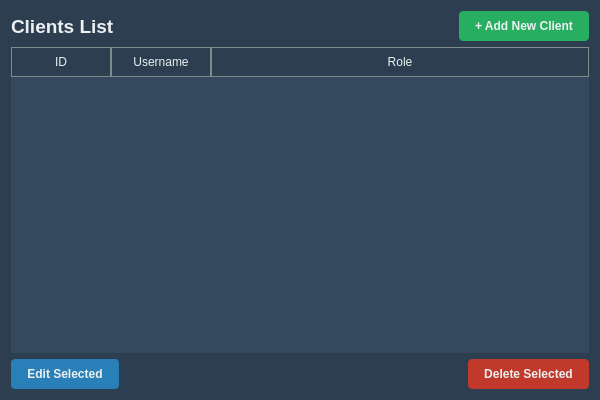
<?xml version="1.0" encoding="UTF-8"?>
<ui version="4.0">
 <class>ClientsDialog</class>
 <widget class="QDialog" name="ClientsDialog">
  <property name="geometry">
   <rect>
    <x>0</x>
    <y>0</y>
    <width>600</width>
    <height>400</height>
   </rect>
  </property>
  <property name="windowTitle">
   <string>Manage Clients</string>
  </property>
  <property name="styleSheet">
   <string notr="true">
    QWidget {
        background-color: #2c3e50;
        color: #ecf0f1;
        font-family: 'Segoe UI', sans-serif;
    }
    QTableWidget {
        background-color: #34495e;
        gridline-color: #7f8c8d;
        color: #ecf0f1;
        border: none;
        selection-background-color: #e67e22;
    }
    QHeaderView::section {
        background-color: #2c3e50;
        color: #ecf0f1;
        padding: 5px;
        border: 1px solid #7f8c8d;
    }
    QPushButton {
        background-color: #2980b9;
        border: none;
        border-radius: 4px;
        padding: 8px 16px;
        font-weight: bold;
    }
    QPushButton:hover {
        background-color: #3498db;
    }
    QPushButton#add_client_btn {
        background-color: #27ae60;
    }
    QPushButton#add_client_btn:hover {
        background-color: #2ecc71;
    }
    QPushButton#delete_client_btn {
        background-color: #c0392b;
    }
    QPushButton#delete_client_btn:hover {
        background-color: #e74c3c;
    }
   </string>
  </property>
  <layout class="QVBoxLayout" name="verticalLayout">
   <item>
    <layout class="QHBoxLayout" name="horizontalLayout">
     <item>
      <widget class="QLabel" name="label">
       <property name="font">
        <font>
         <pointsize>14</pointsize>
         <bold>true</bold>
        </font>
       </property>
       <property name="text">
        <string>Clients List</string>
       </property>
      </widget>
     </item>
     <item>
      <spacer name="horizontalSpacer">
       <property name="orientation">
        <enum>Qt::Horizontal</enum>
       </property>
       <property name="sizeHint" stdset="0">
        <size>
         <width>40</width>
         <height>20</height>
        </size>
       </property>
      </spacer>
     </item>
     <item>
      <widget class="QPushButton" name="add_client_btn">
       <property name="text">
        <string>+ Add New Client</string>
       </property>
      </widget>
     </item>
    </layout>
   </item>
   <item>
    <widget class="QTableWidget" name="clients_table">
     <property name="selectionBehavior">
      <enum>QAbstractItemView::SelectRows</enum>
     </property>
     <property name="selectionMode">
      <enum>QAbstractItemView::SingleSelection</enum>
     </property>
     <attribute name="horizontalHeaderStretchLastSection">
      <bool>true</bool>
     </attribute>
     <column>
      <property name="text">
       <string>ID</string>
      </property>
     </column>
     <column>
      <property name="text">
       <string>Username</string>
      </property>
     </column>
     <column>
      <property name="text">
       <string>Role</string>
      </property>
     </column>
    </widget>
   </item>
   <item>
    <layout class="QHBoxLayout" name="horizontalLayout_2">
     <item>
      <widget class="QPushButton" name="edit_client_btn">
       <property name="text">
        <string>Edit Selected</string>
       </property>
      </widget>
     </item>
     <item>
      <spacer name="horizontalSpacer_2">
       <property name="orientation">
        <enum>Qt::Horizontal</enum>
       </property>
       <property name="sizeHint" stdset="0">
        <size>
         <width>40</width>
         <height>20</height>
        </size>
       </property>
      </spacer>
     </item>
     <item>
      <widget class="QPushButton" name="delete_client_btn">
       <property name="text">
        <string>Delete Selected</string>
       </property>
      </widget>
     </item>
    </layout>
   </item>
  </layout>
 </widget>
 <resources/>
 <connections/>
</ui>
